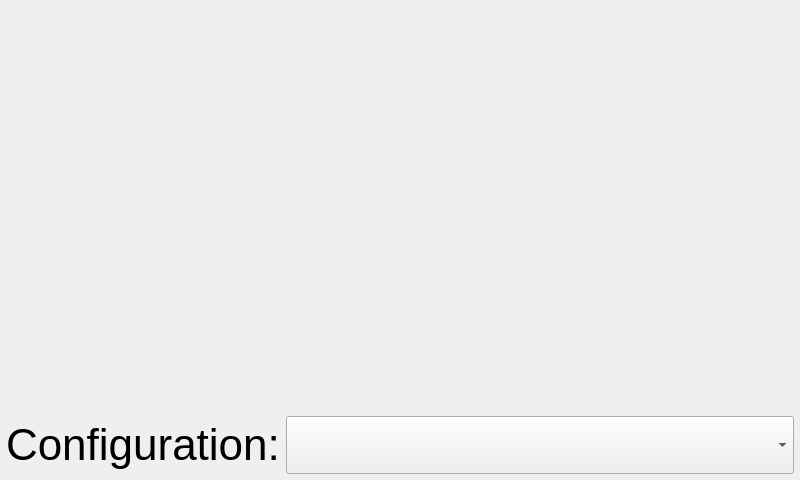
<?xml version="1.0" encoding="UTF-8"?>
<ui version="4.0">
 <class>CameraLiveWidget</class>
 <widget class="QWidget" name="CameraLiveWidget">
  <property name="geometry">
   <rect>
    <x>0</x>
    <y>0</y>
    <width>800</width>
    <height>480</height>
   </rect>
  </property>
  <property name="windowTitle">
   <string>Camera</string>
  </property>
  <layout class="QVBoxLayout" name="verticalLayout_2">
   <property name="margin">
    <number>6</number>
   </property>
   <item>
    <widget class="CameraWidget" name="camera" native="true">
     <property name="sizePolicy">
      <sizepolicy hsizetype="Preferred" vsizetype="Expanding">
       <horstretch>0</horstretch>
       <verstretch>0</verstretch>
      </sizepolicy>
     </property>
    </widget>
   </item>
   <item>
    <layout class="QHBoxLayout" name="horizontalLayout" stretch="0,2">
     <property name="topMargin">
      <number>0</number>
     </property>
     <item>
      <widget class="QLabel" name="label">
       <property name="font">
        <font>
         <pointsize>33</pointsize>
        </font>
       </property>
       <property name="text">
        <string>Configuration:</string>
       </property>
      </widget>
     </item>
     <item>
      <widget class="QComboBox" name="config">
       <property name="font">
        <font>
         <pointsize>33</pointsize>
        </font>
       </property>
       <property name="iconSize">
        <size>
         <width>16</width>
         <height>16</height>
        </size>
       </property>
      </widget>
     </item>
    </layout>
   </item>
  </layout>
 </widget>
 <customwidgets>
  <customwidget>
   <class>CameraWidget</class>
   <extends>QWidget</extends>
   <header>CameraWidget.h</header>
   <container>1</container>
  </customwidget>
 </customwidgets>
 <resources>
  <include location="../rc/icons.qrc"/>
 </resources>
 <connections/>
</ui>
